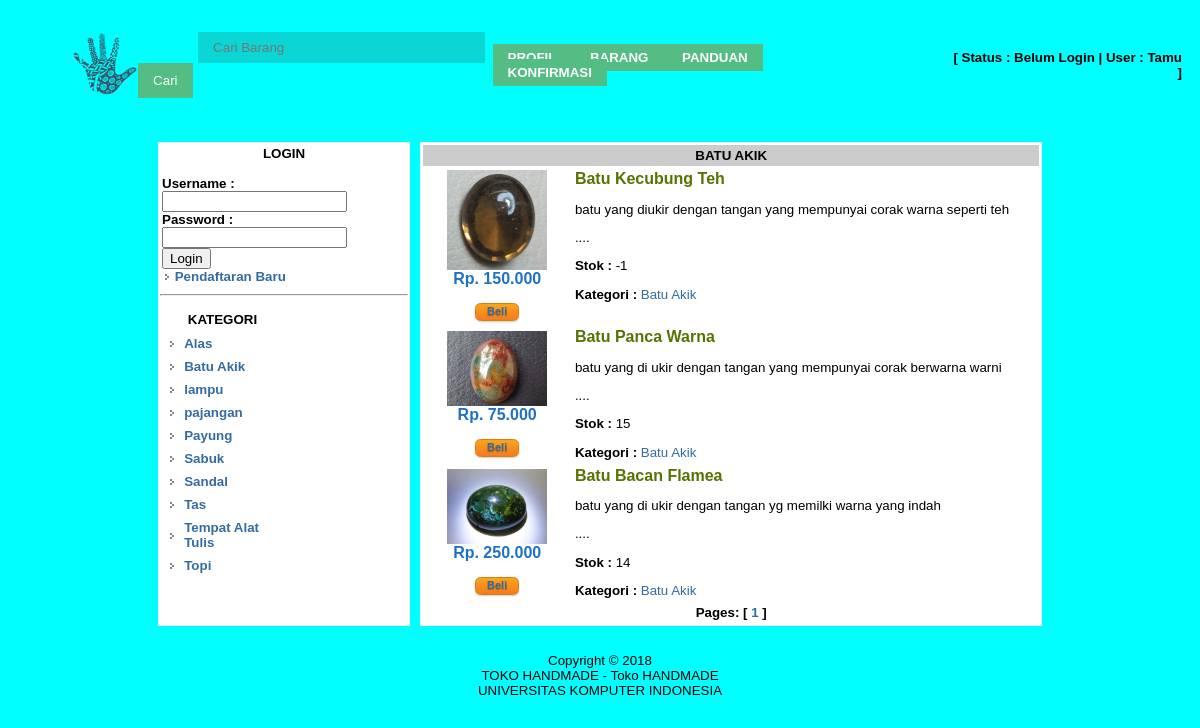
Screenshot of /?open=Barang-Kategori&Kode=K001 with the database file from the repository.
### tables this page shows
CREATE TABLE IF NOT EXISTS `kategori` (
  `kd_kategori` char(4) NOT NULL,
  `nm_kategori` varchar(100) NOT NULL,
  PRIMARY KEY (`kd_kategori`)
);

CREATE TABLE IF NOT EXISTS `barang` (
  `kd_barang` char(5) NOT NULL,
  `nm_barang` varchar(100) NOT NULL,
  `harga_modal` int(12) NOT NULL,
  `harga_jual` int(12) NOT NULL,
  `stok` int(4) NOT NULL,
  `keterangan` text NOT NULL,
  `file_gambar` varchar(100) NOT NULL,
  `kd_kategori` char(4) DEFAULT NULL,
  PRIMARY KEY (`kd_barang`),
  KEY `kd_kategori` (`kd_kategori`)
);

### library/inc.library.php (called while the page is built, shortened)
<?php
function format_angka($angka) {
	if ($angka > 1) {
		$hasil =  number_format($angka,0, ",",".");
	}
	else {
		$hasil = 0;
	}
	return $hasil;
}
?>

### index.php (the view, shortened to what this page needs)
<?php
include_once "library/inc.connection.php";
include_once "library/inc.library.php";
?>
<html>
<head>
<link href="style/styles_user.css" rel="stylesheet" type="text/css">
<link href="style/button.css" rel="stylesheet" type="text/css">
<link href="style/menu.css" rel="stylesheet" type="text/css" />
</head>
<table width="100%" border="0" align="center" cellpadding="0" cellspacing="10" bgcolor="cyan">
  <tr class="header"> <td width="15%" align="center"><img src="images/iki.png" width="100%"></td>
	<form action="?open=Barang-Pencarian" method="post" name="form1">
	<td>
	<input class="search" name="txtKeyword" type="text" placeholder="Cari Barang" size="30" maxlength="100">
	<input class="btn" type="submit" value="Cari" name="btnCari"  >
	</form></td>
<td >
  <a class="btni" href="?open=Profil" target="_self"><font color="white"><b>PROFIL </font> </a>
   <a class="btni" href="?open=Barang" target="_self"><font color="white">BARANG   </font></a>
    <a class="btn" href="?open=Panduan" target="_self"><font color="white">PANDUAN </font></a>
    <a class="btn" href="?open=Konfirmasi" target="_self"><font color="white">KONFIRMASI </font></a></td>
    <td align="right"><?php include "inc.login_status.php"; ?></td>
   </tr>
	</table><table width="75%" align="center">
  <tr>
    <td width="250" align="center" >&nbsp;</td>
  </tr>
  <tr>
    <td align="center" valign="top" bgcolor="#FFFFFF"  class="utama">
     <?php include "login.php"; ?>
	<table width="100%" border="0" cellpadding="2" cellspacing="0">
      <tr>
        <td align="center" valign="top" bgcolor="#FFFFFF"></td>
      </tr>
      <tr align="center"><hr>
        <td width="121" height="22"class="head"><b>KATEGORI</b></td>
      </tr>
      <tr>
        <td height="18" align="center" valign="top" bgcolor="#FFFFFF">
		<table width="98%" border="0" align="center" cellpadding="4" cellspacing="0">
         <?php
		  $mySql = "SELECT * FROM kategori ORDER BY nm_kategori";
		  $myQry = mysql_query($mySql, $koneksidb) or die ("Query salah : ".mysql_error());
		  while($myData = mysql_fetch_array($myQry)) {
		  	$Kode = $myData['kd_kategori'];
		  ?>
            <tr>
              <td width="8%"><img src="images/ikon.png" width="9" height="9"></td>
              <td width="92%"><b> <?php echo "<a href=?open=Barang-Kategori&Kode=$Kode>$myData[nm_kategori]</a>"; ?> </b></td>
            </tr>
            <?php
		  }
		  ?>
        </table>
        <td height="18" align="center" valign="top" bgcolor="#FFFFFF">&nbsp;</td>
    </table>
    <td>&nbsp;</td>
    <td align="center" valign="top" bgcolor="#FFFFFF" class="utama">
	<?php include "buka_file.php"; ?></td>
  </tr>
  <tr>
    <td height="4">&nbsp;</td>
    <td height="4">&nbsp;</td>
    <td height="4">&nbsp;</td>
  </tr>
  <tr> </table><table width="100%" >
    <td class="FOOT" align="center" bgcolor="cyan">
	<p>Copyright &copy; 2018<br>
    TOKO HANDMADE - Toko HANDMADE<br>
    UNIVERSITAS KOMPUTER INDONESIA</p></font></td>
</table>
</body>
</html>

### inc.login_status.php (shortened to what this page needs)
<?php
if (isset($_SESSION['SES_PELANGGAN'])=="") {
	echo "<b>[ Status : Belum Login ";
	echo "| User : Tamu ] </b>";
}
else {
	echo "<b>[ Status : Login ";
	echo "| ID User : ".$_SESSION['SES_PELANGGAN']." ] ";
	echo "[ <a href='login_out.php'>Logout </a> ]</b>";
}
?>

### login.php (shortened to what this page needs)
<table width="100%"   cellpadding="2" cellspacing="0">
<?php
if (! isset($_SESSION['SES_PELANGGAN'])) {
?>
  <form name="frmLogin" method="post" action="?open=Login-Validasi">
    <tr>
     <td class="w"> <b><center>LOGIN </b></center>
 <br>
      <b>Username : </b><br />
        <input name="txtUsername" type="text"  size="20" maxlength="30">
    <br>
      <b>Password :</b> <br />
      <input name="txtPassword" type="password" size="20" maxlength="30">
   <br>
      <input type="submit" name="btnLogin" value="Login" />
    <br>
      <b><img src="images/ikon.png" width="9" height="9">
		<a href="?open=Pelanggan-Baru" target="_self">Pendaftaran Baru </a></b>
    </td></tr>
  </form>
<?php } ?>
</table>

### buka_file.php (shortened to what this page needs)
<?php
if(isset($_GET['open'])) {
	switch ($_GET['open']){
		case 'Barang-Kategori' :if(!file_exists ("barang_kategori.php")) die ("File program tidak ada");
								include "barang_kategori.php"; break;
	}
}
else {
	if(!file_exists ("barang.php")) die ("File barang tidak ada");
		include "barang.php";
}
?>

### barang_kategori.php (shortened to what this page needs)
<?php
include_once "library/inc.connection.php";
include_once "library/inc.library.php";
if(isset($_GET['Kode'])) {
	$Kode	= $_GET['Kode'];
	if (trim($_GET['Kode']) == "") {
		$filterSQL = " ";
	}
	else {
		$filterSQL = "WHERE barang.kd_kategori='$Kode'";
	}
}
$baris	= 10;
$hal 	= isset($_GET['hal']) ? $_GET['hal'] : 1;
$pageSql= "SELECT * FROM barang $filterSQL ORDER BY kd_barang DESC";
$pageQry= mysql_query($pageSql, $koneksidb) or die ("error paging: ".mysql_error());
$jml	= mysql_num_rows($pageQry);
$maks	= ceil($jml/$baris);
$mulai	= $baris * ($hal-1);
$infoSql = "SELECT * FROM kategori WHERE kd_kategori='$Kode'";
$infoQry = mysql_query($infoSql, $koneksidb) or die ("Query salah".mysql_error());
$infoData= mysql_fetch_array($infoQry);
?>
<html>
<head>
</head>
<body>
<table width="100%" border="0" cellspacing="1" cellpadding="3">
  <tr>
    <td colspan="2" align="center" bgcolor="#CCCCCC" scope="col"><strong><?php echo strtoupper($infoData['nm_kategori']); ?></strong></td>
  </tr>
<?php
$barang2Sql = "SELECT barang.*,  kategori.nm_kategori FROM barang
			LEFT JOIN kategori ON barang.kd_kategori=kategori.kd_kategori
			$filterSQL
			ORDER BY barang.kd_barang ASC LIMIT $mulai, $baris";
$barang2Qry = mysql_query($barang2Sql, $koneksidb) or die ("Gagal Query".mysql_error());
while ($barang2Data = mysql_fetch_array($barang2Qry)) {
  $KodeBarang = $barang2Data['kd_barang'];
  $KodeKategori = $barang2Data['kd_kategori'];
  if ($barang2Data['file_gambar']=="") {
		$fileGambar = "noimage.jpg";
  }
  else {
		$fileGambar	= $barang2Data['file_gambar'];
  }
?>
  <tr>
    <td width="24%" align="center">
		<a href="?open=Barang-Lihat&Kode=<?php echo $KodeBarang; ?>">
		<img src="img-barang/<?php echo $fileGambar; ?>" width="100" border="0"> </a> <br>
		<div class='harga'>Rp. <?php echo format_angka($barang2Data['harga_jual']); ?> </div> <br>
		<a href="?open=Barang-Beli&Kode=<?php echo $KodeBarang; ?>" class="button orange small"> <strong>Beli</strong></a>	</td>
    <td width="76%" valign="top">
		<a href="?open=Barang-Lihat&Kode=<?php echo $KodeBarang; ?>">
	  <div class='judul'> <?php echo $barang2Data['nm_barang']; ?> </div> </a>
		<p><?php echo substr($barang2Data['keterangan'], 0, 200); ?> ....</p>
		<p><strong>Stok :</strong> <?php echo $barang2Data['stok']; ?></p>
	<strong>Kategori :</strong> <a href="?open=Kategori-Barang&Kode=<?php echo $KodeKategori; ?>"> <?php echo $barang2Data['nm_kategori']; ?> </a>	</td>
  </tr>
<?php } ?>
  <tr>
    <td colspan="2" align="center"><b>Pages:
      <?php
	for ($h = 1; $h <= $maks; $h++) {
			echo "[  <a href='?open=Kategori-Barang&Kode=$KodeKategori&hal=$h'>$h</a> ]";
	}
	?>
    </b></td>
  </tr>
</table>
</body>
</html>

### style/styles_user.css (style rules this page uses)
body { background-color:cyan; font-family:Geneva, Arial, Helvetica, sans-serif; font-size:11pt; }
td { font-family :Geneva, Arial, Helvetica, sans-serif; font-size : 10pt; }
td.head { font-family :Geneva, Arial, Helvetica, sans-serif; font-size : 10pt; color: #000000; }
td.FOOT { font-family :Geneva, Arial, Helvetica, sans-serif; font-size : 10pt; COLOR: #000000; border: 1px solid cyan; }
td.utama { font-family :Geneva, Arial, Helvetica, sans-serif; font-size : 12pt; border: 1px solid #F5F5F5; }
.harga { FONT-WEIGHT: bold; FONT-SIZE: 12pt; COLOR: #1e71c4; FONT-FAMILY: Geneva, Arial, Helvetica, sans-serif; }
.judul { FONT-WEIGHT: bold; FONT-SIZE: 12pt; COLOR: #567300; FONT-FAMILY:Geneva, Arial, Helvetica, sans-serif; }
a:link { color: #336CA1; text-decoration: none; }

### style/button.css (style rules this page uses)
.button { display: inline-block; zoom: 1; *display: inline; vertical-align: baseline; margin: 0 2px; outline: none; cursor: pointer; text-align: center; text-decoration: none; font: 14px/100% Arial, Helvetica, sans-serif; padding: .5em 2em .55em; text-shadow: 0 1px 1px rgba(0,0,0,.3); -webkit-border-radius: .5em; -moz-border-radius: .5em; border-radius: .5em; -webkit-box-shadow: 0 1px 2px rgba(0,0,0,.2); -moz-box-shadow: 0 1px 2px rgba(0,0,0,.2); box-shadow: 0 1px 2px rgba(0,0,0,.2); }
.small { font-size: 11px; padding: .2em 1em .275em; }
.orange { color: #fef4e9; border: solid 1px #da7c0c; background: #f78d1d; background: -webkit-gradient(linear, left top, left bottom, from(#faa51a), to(#f47a20)); background: -moz-linear-gradient(top, #faa51a, #f47a20); filter: progid:DXImageTransform.Microsoft.gradient(startColorstr='#faa51a', endColorstr='#f47a20'); }

### style/menu.css (style rules this page uses)
form { width:500px; margin:50px auto; }
.search { padding:8px 15px; background:rgba(50, 50, 50, 0.2); border:0px solid #dbdbdb; }
.btn { position:relative; padding:6px 15px; left:-60px; height:35px; border:2px #53bd84; background-color:#53bd84; color:#fafafa; }
.btni { position:relative; padding:6px 15px; left:-60px; height:1002px; border:2px #53bd84; background-color:#53bd84; color:#fafafa; }

### rows the page displays
kategori: nm_kategori "Alas"
kategori: nm_kategori "Batu Akik", nm_kategori "BATU AKIK"
kategori: nm_kategori "lampu"
kategori: nm_kategori "pajangan"
kategori: nm_kategori "Payung"
kategori: nm_kategori "Sabuk"
kategori: nm_kategori "Sandal"
kategori: nm_kategori "Tas"
kategori: nm_kategori "Tempat Alat Tulis"
kategori: nm_kategori "Topi"
barang: file_gambar (picture), harga_jual "150.000", nm_barang "Batu Kecubung Teh", keterangan "batu yang diukir dengan tangan yang mempunyai corak warna seperti teh", stok "-1", kd_kategori.nm_kategori "Batu Akik"
barang: file_gambar (picture), harga_jual "75.000", nm_barang "Batu Panca Warna", keterangan "batu yang di ukir dengan tangan yang mempunyai corak berwarna warni", stok "15", kd_kategori.nm_kategori "Batu Akik"
barang: file_gambar (picture), harga_jual "250.000", nm_barang "Batu Bacan Flamea", keterangan "batu yang di ukir dengan tangan yg memilki warna yang indah", stok "14", kd_kategori.nm_kategori "Batu Akik"
